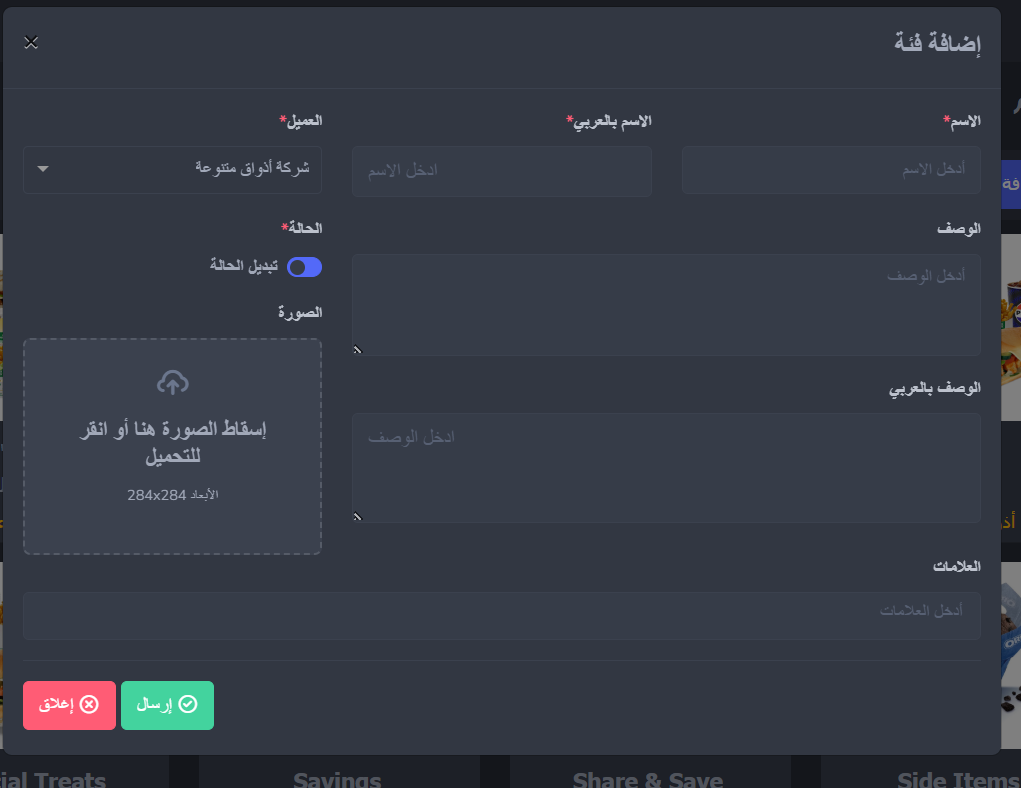
#> input picture assets/images/Getting-started/add-category-ar.png, 1021 x 788 px, given in place of window_images_image-848fdfcd-1d07-41a8-b21b-8b6ce46a4b66.png, which was not available
$ python _annotate_employee_ar.py
#> lines starting #> are read from the running program, lines starting #| are printed output that depends on the picture; pictures that were not available may be replaced by others from this repository, and a replacement may not be noted
from collections import Counter
from pathlib import Path

import numpy as np
from PIL import Image, ImageDraw

src = Path(
    r"C:\Users\sara.benmansour\.cursor\projects\c-Users-sara-benmansour-smartprins-docs"
    r"\assets\c__Users_sara.benmansour_AppData_Roaming_Cursor_User_workspaceStorage_"
    r"empty-window_images_image-848fdfcd-1d07-41a8-b21b-8b6ce46a4b66.png"
)
out = Path(r"C:\Users\sara.benmansour\smartprins-docs\assets\images\Getting-started\employee-ar.png")
preview = Path(r"C:\Users\sara.benmansour\smartprins-docs\assets\images\Getting-started\_employee-ar-preview.png")

im = Image.open(src).convert("RGBA")
arr = np.asarray(im.convert("RGB"))
#> arr is the input picture: shape (788, 1021, 3); mean R, G, B 53.4, 58.3, 69.2
h, w, _ = arr.shape
#> h = 788; w = 1021
sidebar_x = int(w * 0.78)
#> sidebar_x = 796

# Hard-tuned from pixel guides: "+ إضافة موظف" only (not "اختر الحالة" to its left)
btn = (728, 98, 820, 131)
print("btn", btn)

# --- Locate الموظف row in right sidebar ---
side = arr[:, sidebar_x:, :]
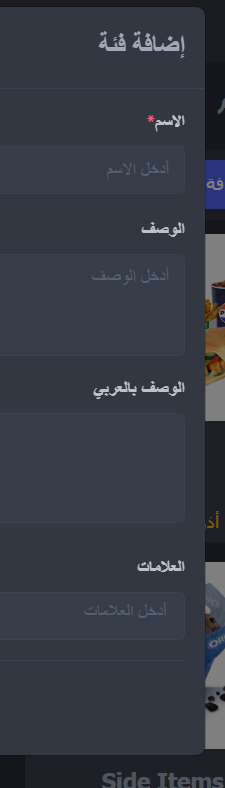
#> side: shape (788, 225, 3); mean R, G, B 52.9, 57.7, 68.4
# Selected/active menu often has slightly brighter bg; also look for icon+text band
scores = []
for y in range(160, 340):
    row = side[y, 10:-10, :]
    scores.append((float(row.mean()), y))
#> after the loop, scores = 180 pairs, first value 55.32 to 79.95, second value 160 to 339
scores.sort(reverse=True)
print("bright ys", [y for _, y in scores[:20]])
#| bright ys [231, 230, 232, 278, 279, 254, 275, 277, 172, 171, 229, 276, 228, 274, 193, 281, 272, 273, 271, 282]

# Prefer a band around the brighter cluster near mid sidebar (employee under cashier)
# From layout: profile ~40-100, dashboard~120, kitchen~155, client~185, online~215,
# marketing~245, cashier~275, employee~305, ...
# Use brightness peaks and pick the one under cashier (~ after first major expansion)
candidate_ys = sorted({y for _, y in scores[:40]})
#> candidate_ys = 40 values from 168 to 282
# Cluster contiguous peaks
clusters = []
for y in sorted(candidate_ys):
    if not clusters or y - clusters[-1][-1] > 8:
        clusters.append([y])
    else:
        clusters[-1].append(y)
#> this loop made 40 passes
#> y on passes 1 to 12: 168, 169, 171, 172, 193, 227, 228, 229, 230, 231, 232, 254
#> after the loop, clusters = 4 items
print("clusters", [(c[0], c[-1], round(np.mean([s for s, yy in scores if yy in c]), 1)) for c in clusters])
#| clusters [(168, 172, 66.3), (193, 193, 66.3), (227, 232, 73.2), (254, 282, 66.2)]

# From sidebar guides: الكاشير ~275-305, الموظف ~310-335, إدارة الورديات ~340-360
menu = (sidebar_x + 4, 308, w - 4, 336)
#> menu = (800, 308, 1017, 336)
print("menu", menu)
#| menu (800, 308, 1017, 336)


def draw_cursor(draw, tip_x, tip_y, point_left=True, scale=1.0):
    """Simple filled orange mouse-pointer shape."""
    s = scale
    if point_left:
        pts = [
            (tip_x, tip_y),
            (tip_x + 14 * s, tip_y + 4 * s),
            (tip_x + 10 * s, tip_y + 8 * s),
            (tip_x + 18 * s, tip_y + 18 * s),
            (tip_x + 14 * s, tip_y + 20 * s),
            (tip_x + 6 * s, tip_y + 10 * s),
            (tip_x + 2 * s, tip_y + 14 * s),
        ]
    else:
        pts = [
            (tip_x, tip_y),
            (tip_x - 14 * s, tip_y + 4 * s),
            (tip_x - 10 * s, tip_y + 8 * s),
            (tip_x - 18 * s, tip_y + 18 * s),
            (tip_x - 14 * s, tip_y + 20 * s),
            (tip_x - 6 * s, tip_y + 10 * s),
            (tip_x - 2 * s, tip_y + 14 * s),
        ]
    draw.polygon(pts, fill=(255, 120, 40, 255), outline=(200, 60, 0, 255))


annotated = im.copy()
draw = ImageDraw.Draw(annotated)
red = (230, 40, 40, 255)
width_px = 3

for box in (menu, btn):
    x0, y0, x1, y1 = box
    for i in range(width_px):
        draw.rectangle([x0 - i, y0 - i, x1 + i, y1 + i], outline=red)

# Cursors: point toward menu from left (into sidebar), and toward button from below-left
draw_cursor(draw, menu[0] - 2, (menu[1] + menu[3]) // 2 - 4, point_left=False, scale=1.1)
draw_cursor(draw, btn[0] + 8, btn[3] + 2, point_left=False, scale=1.1)

annotated.convert("RGB").save(out, quality=95)
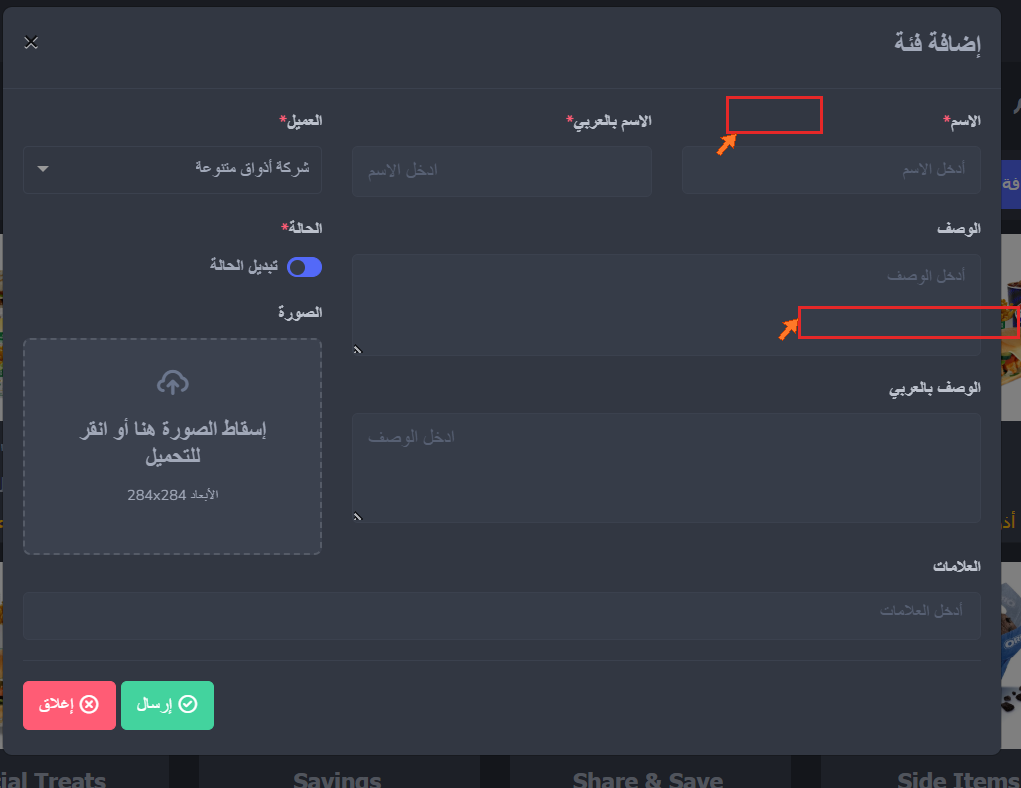
#> saved as employee-ar.png: PIL image 1021x788 RGB; mean R, G, B 53.9, 58.3, 69.1
annotated.convert("RGB").save(preview, quality=95)
print("saved", out)

$ run again, on assets/images/Getting-started/add-category.png
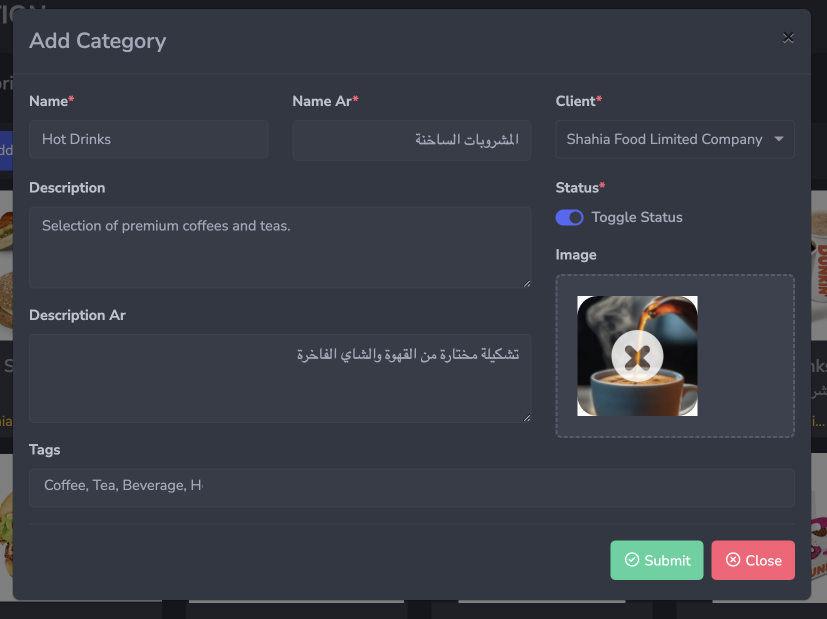
#> input picture assets/images/Getting-started/add-category.png, 1654 x 1238 px, given in place of window_images_image-848fdfcd-1d07-41a8-b21b-8b6ce46a4b66.png, which was not available (shown at 1/2 size)
#> im is the input picture: PIL image 1654x1238 RGBA; mean R, G, B, A 57, 60.5, 69.7, 255
#> `side = arr[:, sidebar_x:, :]`:
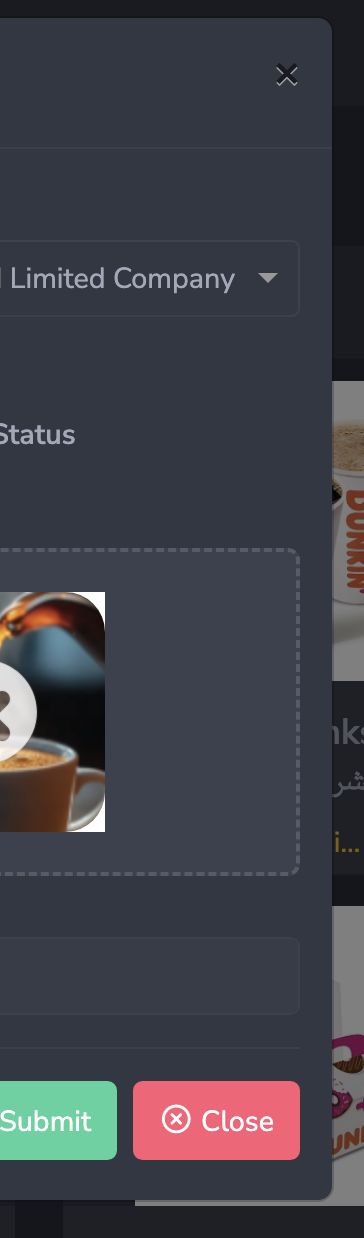
#> side: shape (1238, 364, 3); mean R, G, B 63.5, 64.2, 71.9
#> after the loop `for y in range(160, 340):`: scores = 180 pairs, first value 54.8 to 102.2, second value 160 to 339
#| bright ys [275, 274, 286, 276, 285, 287, 280, 277, 281, 279, 284, 278, 283, 282, 273, 269, 315, 316, 241, 240]
#> candidate_ys = 40 values from 240 to 316
#> the loop `for y in sorted(candidate_ys):` made 40 passes
#> y on passes 1 to 8: 240, 241, 267, 268, 269, 270, 271, 272
#> after the loop `for y in sorted(candidate_ys):`: clusters = 3 items
#| clusters [(240, 241, 63.4), (267, 293, 74.1), (304, 316, 56.7)]
#| menu (1294, 308, 1650, 336)
#> `annotated.convert("RGB").save(out, quality=95)`:
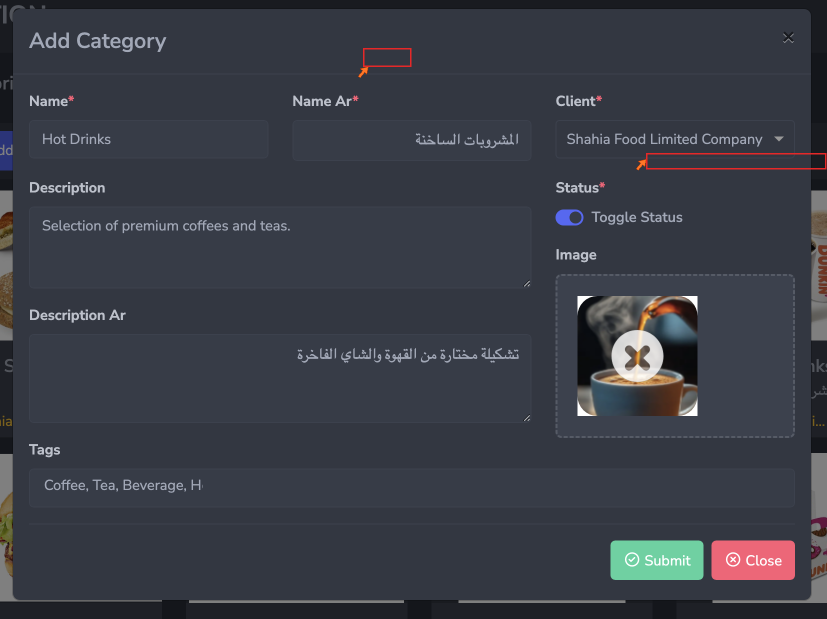
#> saved as employee-ar.png: PIL image 1654x1238 RGB (shown at 1/2 size); mean R, G, B 57.3, 60.5, 69.6

$ run again, on assets/images/Getting-started/add-employee.png
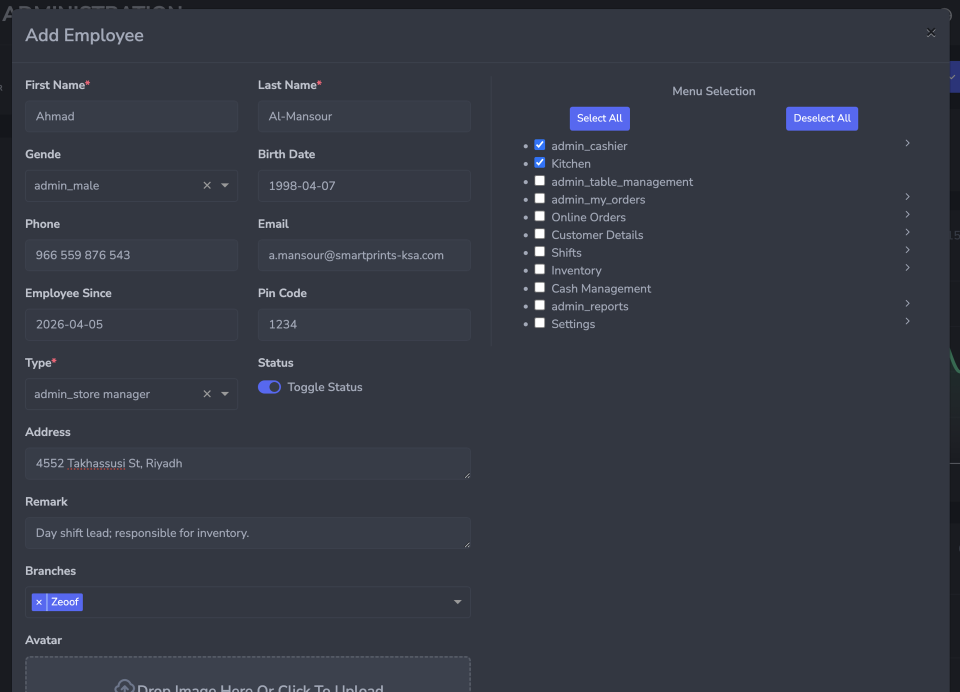
#> input picture assets/images/Getting-started/add-employee.png, 1920 x 1383 px, given in place of window_images_image-848fdfcd-1d07-41a8-b21b-8b6ce46a4b66.png, which was not available (shown at 1/2 size)
#> im is the input picture: PIL image 1920x1383 RGBA; mean R, G, B, A 53.1, 57.2, 68, 255
#> `side = arr[:, sidebar_x:, :]`:
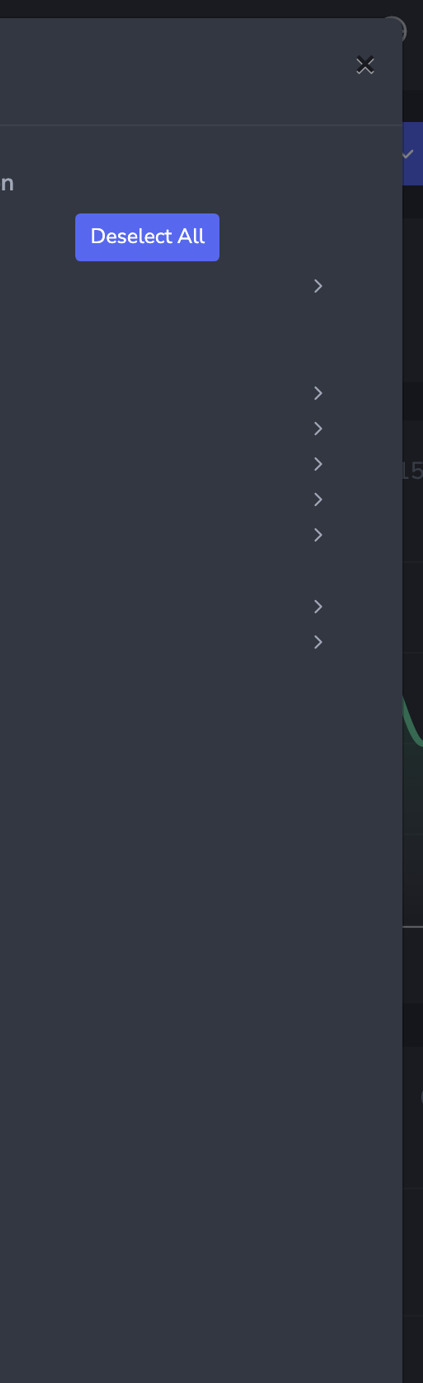
#> side: shape (1383, 423, 3); mean R, G, B 50.1, 54.2, 65.4
#> after the loop `for y in range(160, 340):`: scores = 180 pairs, first value 54.39 to 104.1, second value 160 to 339
#| bright ys [242, 241, 237, 233, 238, 234, 236, 235, 240, 239, 232, 229, 230, 231, 228, 243, 214, 260, 255, 219]
#> candidate_ys = 40 values from 214 to 260
#> the loop `for y in sorted(candidate_ys):` made 40 passes
#> y on passes 1 to 8: 214, 218, 219, 220, 221, 222, 223, 224
#> after the loop `for y in sorted(candidate_ys):`: clusters = 1 item
#| clusters [(214, 260, 91.1)]
#| menu (1501, 308, 1916, 336)
#> `annotated.convert("RGB").save(out, quality=95)`:
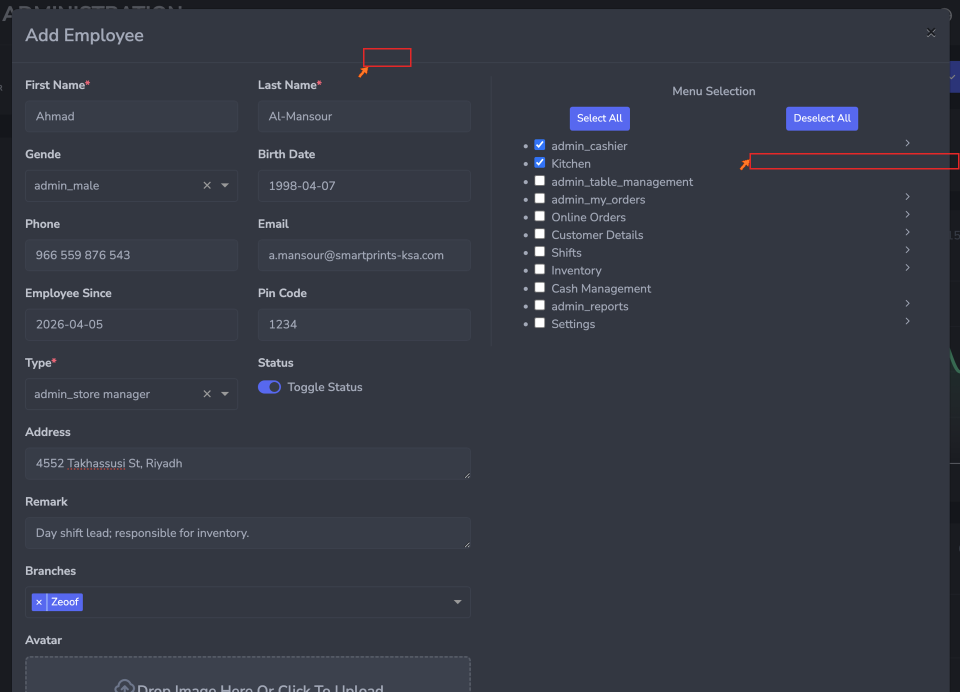
#> saved as employee-ar.png: PIL image 1920x1383 RGB (shown at 1/2 size); mean R, G, B 53.3, 57.2, 68
